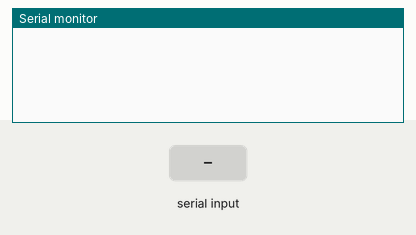
Bench run of a sketch on a simulated Arduino Uno, built with avr-gcc and run on an emulated ATmega328P. Parts: the last lines printed to the serial monitor. The inputs (shaded band) are chosen by the test bench.

Above: at 2.2 s.
2.3 s: "90,45,200\n" received over Serial
At 3.1 s:
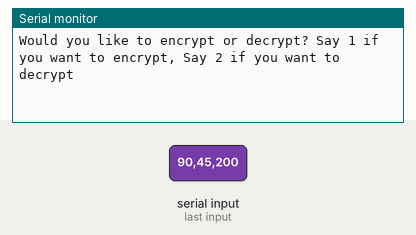
At 5.8 s:
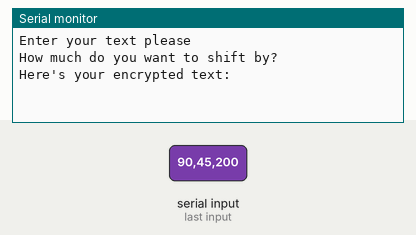

Measured:
- after the input at 2.3 s, the serial monitor: prints a new line at once (image 1)

The sketch:

Caeser_Cypher.ino
```cpp
String caesar_cipher_encryption(String x, int y) {
  String result = x;
  int transformed_index, char_index, char_ascii;
  for(int i = 0; i < x.length(); i++) {
    char_ascii = (int) x[i];
    char_index = (int) char_ascii % 32;

    if(char_ascii != 32) {
      transformed_index = (char_index + y) % 26;
      transformed_index = transformed_index % 26 == 0 ? 26 : transformed_index;
      transformed_index += 96;
      if(char_ascii < 96) transformed_index -= 32;
    } else
      transformed_index = char_ascii;
    result[i] = transformed_index;
  }
  return result;
}

String caesar_cipher_decryption(String x, int y) {
  String result = x;
  int transformed_index, char_index, char_ascii;
  for(int i = 0; i < x.length(); i++) {
    char_ascii = (int) x[i];
    char_index = (int) char_ascii % 32;

    if(char_ascii != 32) {
      transformed_index = (char_index - y + 26) % 26;
      transformed_index = transformed_index % 26 == 0 ? 26 : transformed_index;
      transformed_index += 96;
      if(char_ascii < 96) transformed_index -= 32;
    } else
      transformed_index = char_ascii;
    result[i] = transformed_index;
  }
  return result;
}
void setup() {
  Serial.begin(115200);
  delay(1000);


}

void loop() {
  String rcvString = "";
  int EorD=0;
  String encrypt="";
  String decrypt="";
  String output="";
  int key=1;
  input: if(Serial.available()) { //if number of bytes (characters) available for reading
      Serial.println("Would you like to encrypt or decrypt? Say 1 if you want to encrypt, Say 2 if you want to decrypt"); //print I received
      rcvString = Serial.readString();
      EorD=rcvString.toInt();
      if (EorD=1){
        Serial.println("Enter your text please");
        encrypt = Serial.readString();
        Serial.println("How much do you want to shift by?");
        key = Serial.readString().toInt();
        output= caesar_cipher_encryption(encrypt,key);
        Serial.println("Here's your encrypted text:"+(output));
      }
      else if (EorD=0){
       Serial.println("Enter your text please");
       decrypt = Serial.readString();
       Serial.println("How much was your text shifted?");
       key = Serial.readString().toInt();
       output= caesar_cipher_decryption(decrypt,key);
       Serial.println("Here's your decrypted text:"+(output));
      }
      else{
        Serial.println("try again");
        goto input;
      }

}
}
```
